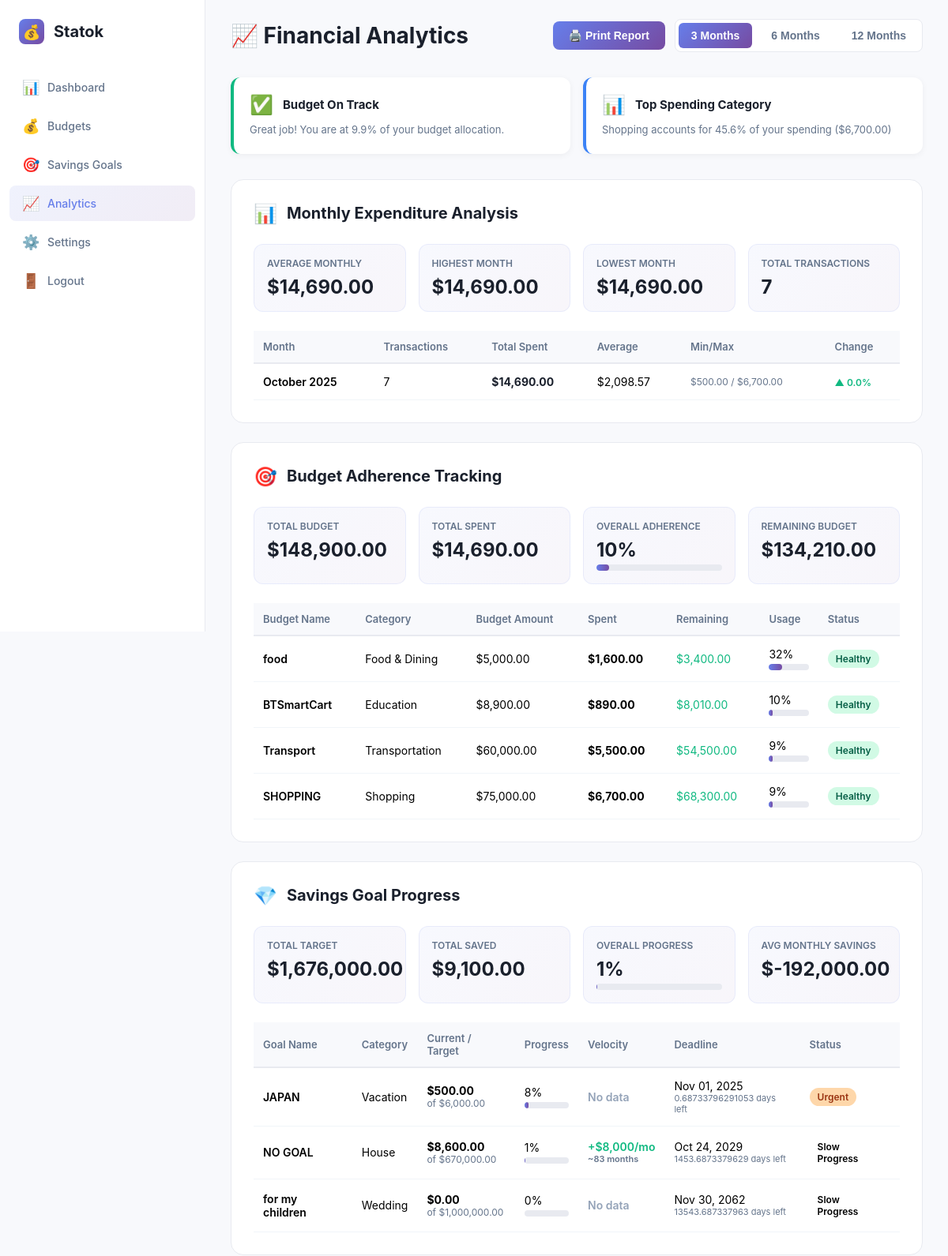
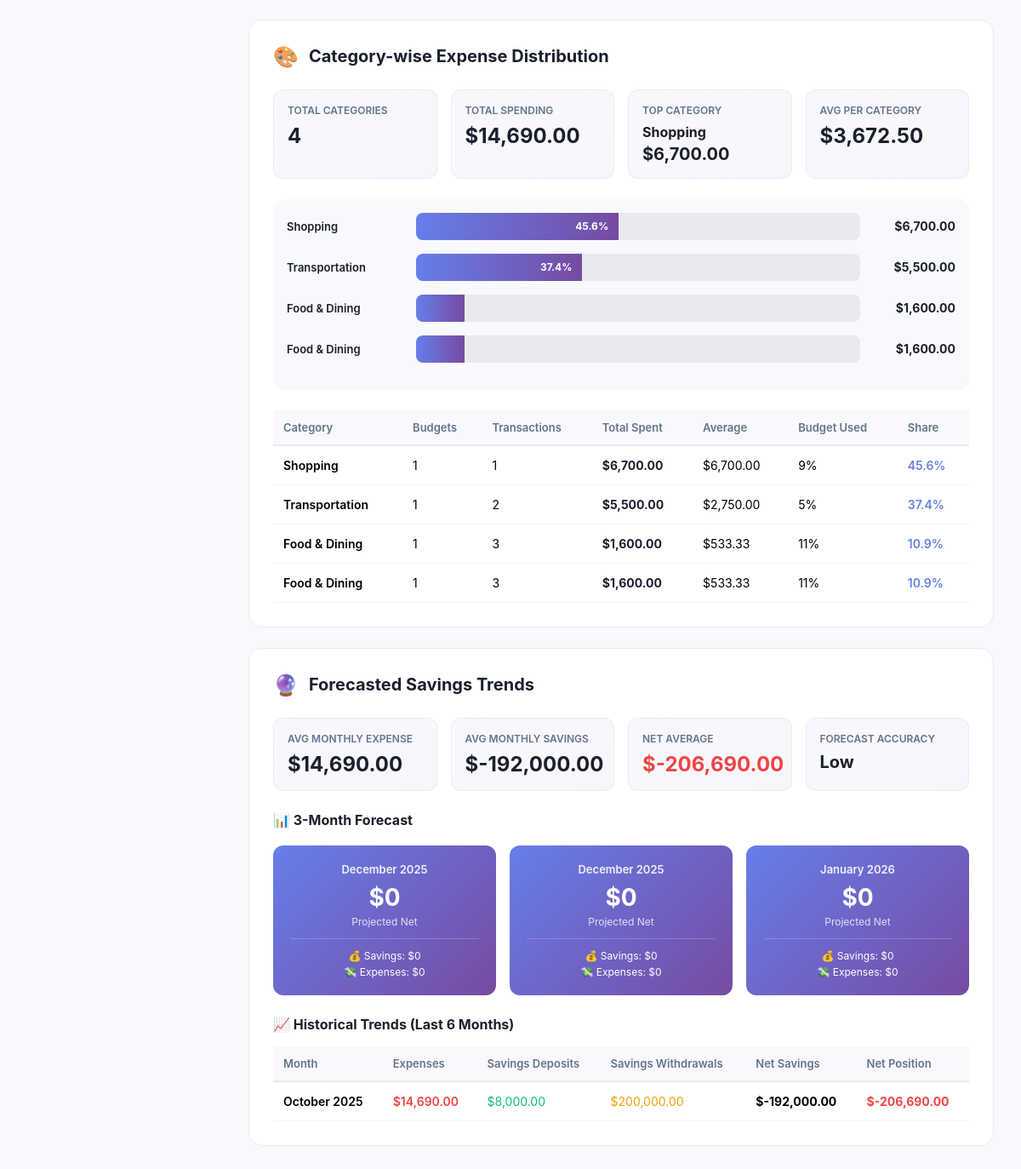
Page /public/nalytics.php?period=3 (signed in) on the committed database (2 pictures, top to bottom).
### tables this page shows
CREATE TABLE budgets (
    id INTEGER PRIMARY KEY AUTOINCREMENT,
    name TEXT NOT NULL,
    category TEXT NOT NULL,
    budget_amount REAL NOT NULL,
    created_date TEXT NOT NULL
, user_id INTEGER DEFAULT 1);

CREATE TABLE savings_goals (
    id INTEGER PRIMARY KEY AUTOINCREMENT,
    user_id INTEGER NOT NULL,
    name TEXT NOT NULL,
    target_amount REAL NOT NULL,
    current_amount REAL DEFAULT 0,
    deadline TEXT,
    category TEXT NOT NULL,
    description TEXT,
    created_date TEXT NOT NULL,
    FOREIGN KEY (user_id) REFERENCES users(id) ON DELETE CASCADE
);

### public/nalytics.php (the view, shortened to what the rows shown need)
<?php
$user_id = $_SESSION['user_id'];
try {
    $db = new PDO('sqlite:' .__DIR__ . '/../db/database.db');
    $db->setAttribute(PDO::ATTR_ERRMODE, PDO::ERRMODE_EXCEPTION);
} catch(PDOException $e) {
    die("Connection failed: " . $e->getMessage());
}
$period = $_GET['period'] ?? '12';
$startDate = date('Y-m-d', strtotime("-$period months"));
$endDate = date('Y-m-d');
$monthlyExpenditure = $db->prepare("
    SELECT
        strftime('%Y-%m', e.date) as month,
        strftime('%Y', e.date) as year,
        strftime('%m', e.date) as month_num,
        COUNT(e.id) as transaction_count,
        SUM(e.amount) as total_spent,
        AVG(e.amount) as avg_transaction,
        MIN(e.amount) as min_transaction,
        MAX(e.amount) as max_transaction
    FROM expenses e
    INNER JOIN budgets b ON e.budget_id = b.id
    WHERE b.user_id = :uid
        AND e.date >= :start_date
        AND e.date <= :end_date
    GROUP BY strftime('%Y-%m', e.date)
    ORDER BY month DESC
");
$monthlyExpenditure->execute([
    ':uid' => $user_id,
    ':start_date' => $startDate,
    ':end_date' => $endDate
]);
$monthlyData = $monthlyExpenditure->fetchAll(PDO::FETCH_ASSOC);
$budgetAdherence = $db->prepare("
    SELECT
        b.id,
        b.name,
        b.category,
        b.budget_amount,
        COALESCE(SUM(e.amount), 0) as spent,
        b.budget_amount - COALESCE(SUM(e.amount), 0) as remaining,
        CASE
            WHEN COALESCE(SUM(e.amount), 0) = 0 THEN 0
            ELSE (COALESCE(SUM(e.amount), 0) / b.budget_amount) * 100
        END as usage_percentage,
        CASE
            WHEN COALESCE(SUM(e.amount), 0) > b.budget_amount THEN 'Over Budget'
            WHEN (COALESCE(SUM(e.amount), 0) / b.budget_amount) * 100 >= 90 THEN 'Critical'
            WHEN (COALESCE(SUM(e.amount), 0) / b.budget_amount) * 100 >= 75 THEN 'Warning'
            ELSE 'Healthy'
        END as status,
        COUNT(e.id) as expense_count
    FROM budgets b
    LEFT JOIN expenses e ON b.id = e.budget_id
        AND e.date >= :start_date
        AND e.date <= :end_date
    WHERE b.user_id = :uid
    GROUP BY b.id, b.name, b.category, b.budget_amount
    ORDER BY usage_percentage DESC
");
$budgetAdherence->execute([
    ':uid' => $user_id,
    ':start_date' => $startDate,
    ':end_date' => $endDate
]);
$adherenceData = $budgetAdherence->fetchAll(PDO::FETCH_ASSOC);
$savingsProgress = $db->prepare("
    SELECT
        sg.id,
        sg.name,
        sg.category,
        sg.target_amount,
        sg.current_amount,
        sg.deadline,
        sg.target_amount - sg.current_amount as remaining,
        CASE
            WHEN sg.target_amount = 0 THEN 0
            ELSE (sg.current_amount / sg.target_amount) * 100
        END as progress_percentage,
        CASE
            WHEN sg.current_amount >= sg.target_amount THEN 'Completed'
            WHEN sg.deadline IS NOT NULL AND date(sg.deadline) < date('now') THEN 'Overdue'
            WHEN sg.deadline IS NOT NULL AND julianday(sg.deadline) - julianday('now') <= 30 THEN 'Urgent'
            WHEN (sg.current_amount / sg.target_amount) * 100 >= 75 THEN 'On Track'
            WHEN (sg.current_amount / sg.target_amount) * 100 >= 50 THEN 'Moderate'
            ELSE 'Slow Progress'
        END as status,
        CASE
            WHEN sg.deadline IS NOT NULL THEN julianday(sg.deadline) - julianday('now')
            ELSE NULL
        END as days_remaining,
        (SELECT COUNT(*) FROM savings_transactions WHERE goal_id = sg.id) as transaction_count,
        (SELECT SUM(amount) FROM savings_transactions WHERE goal_id = sg.id AND transaction_type = 'deposit') as total_deposits,
        (SELECT SUM(amount) FROM savings_transactions WHERE goal_id = sg.id AND transaction_type = 'withdrawal') as total_withdrawals
    FROM savings_goals sg
    WHERE sg.user_id = :uid
    GROUP BY sg.id
    ORDER BY progress_percentage DESC, sg.deadline ASC
");
$savingsProgress->execute([':uid' => $user_id]);
$savingsData = $savingsProgress->fetchAll(PDO::FETCH_ASSOC);
$savingsVelocity = [];
foreach ($savingsData as $goal) {
    $monthlyQuery = $db->prepare("
        SELECT
            strftime('%Y-%m', date) as month,
            SUM(CASE WHEN transaction_type = 'deposit' THEN amount ELSE -amount END) as net_amount
        FROM savings_transactions
        WHERE goal_id = :gid
        GROUP BY strftime('%Y-%m', date)
        ORDER BY month DESC
        LIMIT 3
    ");
    $monthlyQuery->execute([':gid' => $goal['id']]);
    $monthlyContributions = $monthlyQuery->fetchAll(PDO::FETCH_ASSOC);
    if (count($monthlyContributions) > 0) {
        $avgMonthly = array_sum(array_column($monthlyContributions, 'net_amount')) / count($monthlyContributions);
        $savingsVelocity[$goal['id']] = $avgMonthly;
    } else {
        $savingsVelocity[$goal['id']] = 0;
    }
}
$categoryDistribution = $db->prepare("
    SELECT
        b.category,
        COUNT(DISTINCT b.id) as budget_count,
        COUNT(e.id) as transaction_count,
        SUM(e.amount) as total_spent,
        AVG(e.amount) as avg_expense,
        MIN(e.amount) as min_expense,
        MAX(e.amount) as max_expense,
        SUM(b.budget_amount) as total_budget,
        CASE
            WHEN SUM(b.budget_amount) = 0 THEN 0
            ELSE (SUM(e.amount) / SUM(b.budget_amount)) * 100
        END as budget_utilization,
        CASE
            WHEN COUNT(e.id) = 0 THEN 0
            ELSE SUM(e.amount)
        END as category_total
    FROM budgets b
    LEFT JOIN expenses e ON b.id = e.budget_id
        AND e.date >= :start_date
        AND e.date <= :end_date
    WHERE b.user_id = :uid
    GROUP BY b.category
    HAVING COUNT(e.id) > 0
    ORDER BY total_spent DESC
");
$categoryDistribution->execute([
    ':uid' => $user_id,
    ':start_date' => $startDate,
    ':end_date' => $endDate
]);
$categoryData = $categoryDistribution->fetchAll(PDO::FETCH_ASSOC);
$historicalTrends = $db->prepare("
    SELECT
        strftime('%Y-%m', e.date) as month,
        SUM(e.amount) as monthly_expenses
    FROM expenses e
    INNER JOIN budgets b ON e.budget_id = b.id
    WHERE b.user_id = :uid
        AND e.date >= :start_date
    GROUP BY strftime('%Y-%m', e.date)
    ORDER BY month ASC
");
$historicalTrends->execute([
    ':uid' => $user_id,
    ':start_date' => date('Y-m-d', strtotime('-6 months'))
]);
$trendData = $historicalTrends->fetchAll(PDO::FETCH_ASSOC);
$savingsTrends = $db->prepare("
    SELECT
        strftime('%Y-%m', st.date) as month,
        SUM(CASE WHEN st.transaction_type = 'deposit' THEN st.amount ELSE 0 END) as deposits,
        SUM(CASE WHEN st.transaction_type = 'withdrawal' THEN st.amount ELSE 0 END) as withdrawals,
        SUM(CASE WHEN st.transaction_type = 'deposit' THEN st.amount ELSE -st.amount END) as net_savings
    FROM savings_transactions st
    INNER JOIN savings_goals sg ON st.goal_id = sg.id
    WHERE sg.user_id = :uid
        AND st.date >= :start_date
    GROUP BY strftime('%Y-%m', st.date)
    ORDER BY month ASC
");
$savingsTrends->execute([
    ':uid' => $user_id,
    ':start_date' => date('Y-m-d', strtotime('-6 months'))
]);
$savingsTrendData = $savingsTrends->fetchAll(PDO::FETCH_ASSOC);
?>
<!DOCTYPE html>
<html lang="en">
<head>
</head>
<body>
    <main class="main-content">
        <div class="report-section">
            <?php if (count($monthlyData) > 0): ?>
            <table>
                <thead>
                    <tr>
                        <th>Month</th>
                        <th>Transactions</th>
                        <th>Total Spent</th>
                        <th>Average</th>
                        <th>Min/Max</th>
                        <th>Change</th>
                    </tr>
                </thead>
            </table>
            <?php endif; ?>
        </div>
        <div class="report-section">
            <?php if (count($adherenceData) > 0): ?>
            <table>
                <thead>
                    <tr>
                        <th>Budget Name</th>
                        <th>Category</th>
                        <th>Budget Amount</th>
                        <th>Spent</th>
                        <th>Remaining</th>
                        <th>Usage</th>
                        <th>Status</th>
                    </tr>
                </thead>
                <tbody>
                    <?php foreach ($adherenceData as $budget): ?>
                    <tr>
                        <td style="font-weight: 600;"><?php echo htmlspecialchars($budget['name']); ?></td>
                        <td><?php echo htmlspecialchars($budget['category']); ?></td>
                        <td>$<?php echo number_format($budget['budget_amount'], 2); ?></td>
                        <td style="font-weight: 700;">$<?php echo number_format($budget['spent'], 2); ?></td>
                        <td style="color: <?php echo $budget['remaining'] < 0 ? '#ef4444' : '#10b981'; ?>;">
                            $<?php echo number_format($budget['remaining'], 2); ?>
                        </td>
                        <td>
                            <?php echo round($budget['usage_percentage']); ?>%
                            <div class="progress-bar-container">
                                <div class="progress-bar-fill <?php echo $budget['usage_percentage'] > 100 ? 'over' : ''; ?>"
                                     style="width: <?php echo min($budget['usage_percentage'], 100); ?>%"></div>
                            </div>
                        </td>
                        <td>
                            <span class="status-badge status-<?php echo strtolower(str_replace(' ', '', $budget['status'])); ?>">
                                <?php echo $budget['status']; ?>
                            </span>
                        </td>
                    </tr>
                    <?php endforeach; ?>
                </tbody>
            </table>
            <?php endif; ?>
        </div>
        <div class="report-section">
            <?php if (count($savingsData) > 0):
            ?>
            <table>
                <thead>
                    <tr>
                        <th>Goal Name</th>
                        <th>Category</th>
                        <th>Current / Target</th>
                        <th>Progress</th>
                        <th>Velocity</th>
                        <th>Deadline</th>
                        <th>Status</th>
                    </tr>
                </thead>
                <tbody>
                    <?php foreach ($savingsData as $goal):
                        $velocity = $savingsVelocity[$goal['id']];
                        $monthsToGoal = $velocity > 0 ? ceil($goal['remaining'] / $velocity) : 0;
                    ?>
                    <tr>
                        <td style="font-weight: 600;"><?php echo htmlspecialchars($goal['name']); ?></td>
                        <td><?php echo htmlspecialchars($goal['category']); ?></td>
                        <td>
                            <div style="font-weight: 700;">$<?php echo number_format($goal['current_amount'], 2); ?></div>
                            <div style="font-size: 12px; color: #64748b;">of $<?php echo number_format($goal['target_amount'], 2); ?></div>
                        </td>
                        <td>
                            <?php echo round($goal['progress_percentage']); ?>%
                            <div class="progress-bar-container">
                                <div class="progress-bar-fill <?php echo $goal['progress_percentage'] >= 100 ? 'complete' : ''; ?>"
                                     style="width: <?php echo min($goal['progress_percentage'], 100); ?>%"></div>
                            </div>
                        </td>
                        <td style="color: #10b981; font-weight: 600;">
                            <?php if ($velocity > 0): ?>
                                +$<?php echo number_format($velocity, 0); ?>/mo
                                <div style="font-size: 11px; color: #64748b;">~<?php echo $monthsToGoal; ?> months</div>
                            <?php else: ?>
                                <span style="color: #94a3b8;">No data</span>
                            <?php endif; ?>
                        </td>
                        <td>
                            <?php if ($goal['deadline']): ?>
                                <?php echo date('M d, Y', strtotime($goal['deadline'])); ?>
                                <?php if ($goal['days_remaining'] !== null): ?>
                                    <div style="font-size: 11px; color: <?php echo $goal['days_remaining'] < 0 ? '#ef4444' : '#64748b'; ?>;">
                                        <?php echo abs($goal['days_remaining']); ?> days <?php echo $goal['days_remaining'] < 0 ? 'overdue' : 'left'; ?>
                                    </div>
                                <?php endif; ?>
                            <?php else: ?>
                                <span style="color: #94a3b8;">No deadline</span>
                            <?php endif; ?>
                        </td>
                        <td>
                            <span class="status-badge status-<?php echo strtolower(str_replace(' ', '', $goal['status'])); ?>">
                                <?php echo $goal['status']; ?>
                            </span>
                        </td>
                    </tr>
                    <?php endforeach; ?>
                </tbody>
            </table>
            <?php endif; ?>
        </div>
        <div class="report-section">
            <?php if (count($categoryData) > 0): ?>
            <table style="margin-top: 24px;">
                <thead>
                    <tr>
                        <th>Category</th>
                        <th>Budgets</th>
                        <th>Transactions</th>
                        <th>Total Spent</th>
                        <th>Average</th>
                        <th>Budget Used</th>
                        <th>Share</th>
                    </tr>
                </thead>
            </table>
            <?php endif; ?>
        </div>
        <div class="report-section">
            <?php if (count($trendData) > 0 || count($savingsTrendData) > 0): ?>
            <table>
                <thead>
                    <tr>
                        <th>Month</th>
                        <th>Expenses</th>
                        <th>Savings Deposits</th>
                        <th>Savings Withdrawals</th>
                        <th>Net Savings</th>
                        <th>Net Position</th>
                    </tr>
                </thead>
            </table>
            <?php endif; ?>
        </div>
    </main>
</body>
</html>

### rows in the picture
budgets: name "food", category "Food & Dining", budget_amount "5,000.00", spent "1,600.00", remaining "3,400.00", usage_percentage "32", status "Healthy"
budgets: name "BTSmartCart", category "Education", budget_amount "8,900.00", spent "890.00", remaining "8,010.00", usage_percentage "10", status "Healthy"
budgets: name "Transport", category "Transportation", budget_amount "60,000.00", spent "5,500.00", remaining "54,500.00", usage_percentage "9", min($budget['usage_percentage'], 100) 9.1666666666667 (drawn), status "Healthy"
budgets: name "SHOPPING", category "Shopping", budget_amount "75,000.00", spent "6,700.00", remaining "68,300.00", usage_percentage "9", min($budget['usage_percentage'], 100) 8.9333333333333 (drawn), status "Healthy"
savings_goals: name "JAPAN", category "Vacation", current_amount "500.00", target_amount "6,000.00", progress_percentage "8", min($goal['progress_percentage'], 100) 8.3333333333333 (drawn), shows "No data", deadline "Nov 01, 2025", days_remaining "0.68733796291053", status "Urgent"
savings_goals: name "NO GOAL", category "House", current_amount "8,600.00", target_amount "670,000.00", progress_percentage "1", id "8,000", monthsToGoal "83", deadline "Oct 24, 2029", days_remaining "1453.6873379629", status "Slow Progress"
savings_goals: name "for my children", category "Wedding", current_amount "0.00", target_amount "1,000,000.00", progress_percentage "0", shows "No data", deadline "Nov 30, 2062", days_remaining "13543.687337963", status "Slow Progress"

### other values in the picture
$insight['icon'] "✅"
$insight['title'] "Budget On Track"
$insight['message'] "Great job! You are at 9.9% of your budget allocation."
$insight['icon'] "📊"
$insight['title'] "Top Spending Category"
$insight['message'] "Shopping accounts for 45.6% of your spending ($6,700.00)"
$avgMonthlyExpense "14,690.00"
max(array_column($monthlyData, 'total_spent')) "14,690.00"
min(array_column($monthlyData, 'total_spent')) "14,690.00"
array_sum(array_column($monthlyData, 'transaction_count')) "7"
$monthName "October 2025"
$month['transaction_count'] "7"
$month['total_spent'] "14,690.00"
$month['avg_transaction'] "2,098.57"
$month['min_transaction'] "500.00"
